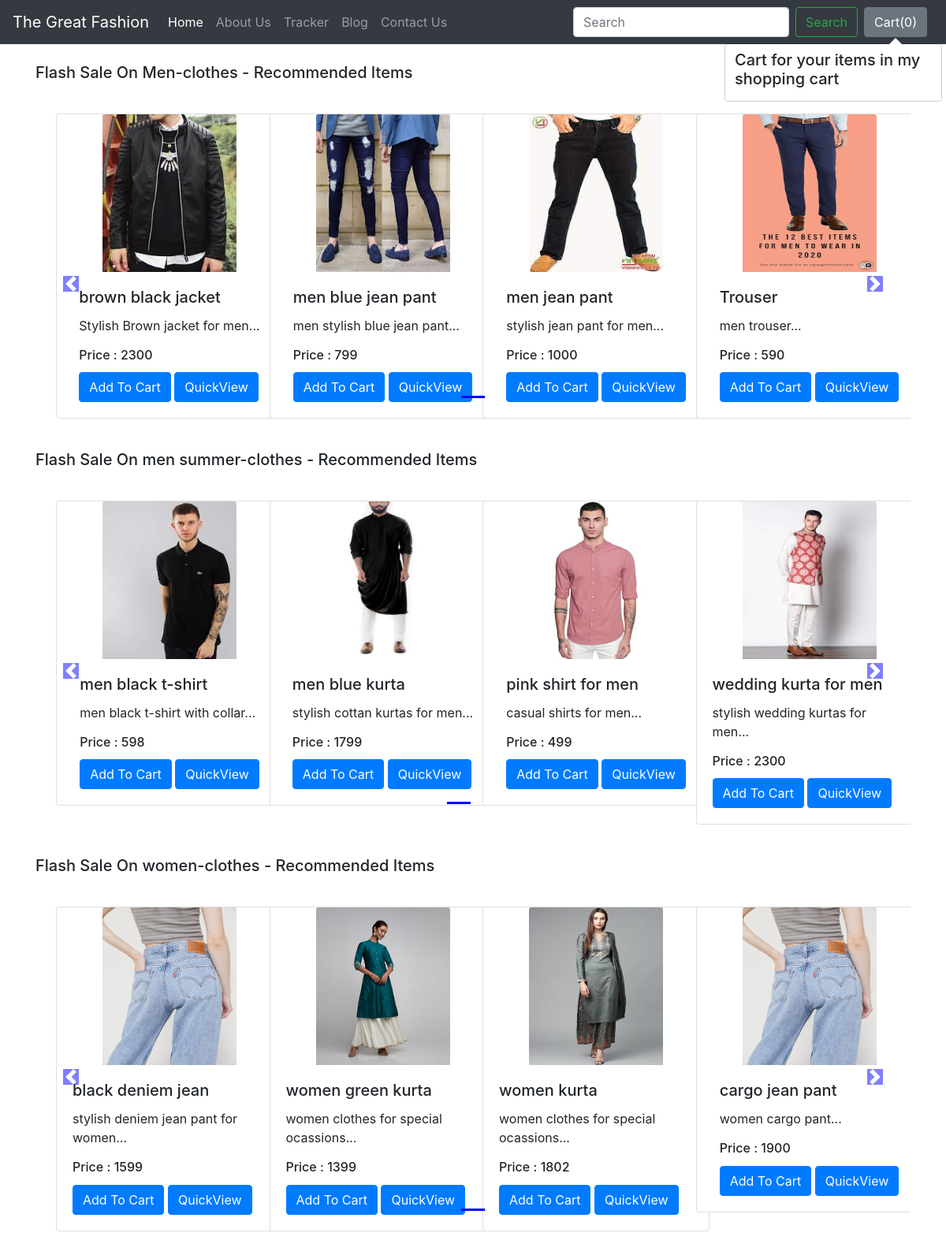
The app's page /shop/ with its own data.
### shop/models.py (models this page shows, shortened)
class Product(models.Model):
    product_id = models.AutoField
    product_name = models.CharField(max_length=50)
    category = models.CharField(max_length=50, default="")
    subcategory = models.CharField(max_length=50, default="")
    price = models.IntegerField(default=0)
    desc = models.CharField(max_length=300)
    pub_date = models.DateField()
    image = models.ImageField(upload_to='shop/images', default="")

### shop/views.py (the view)
# urls.py: path('', views.index,name='Home'),
def index(request):
    allProds = []
    catprods = Product.objects.values('category', 'id')
    cats = {item['category'] for item in catprods}
    for cat in cats:
        prod = Product.objects.filter(category=cat)
        n = len(prod)
        nSlides = n // 4 + ceil((n / 4) - (n // 4))
        allProds.append([prod, range(1, nSlides), nSlides])
    params = {'allProds':allProds}
    return render(request, 'shop/index.html', params)

### shop/templates/shop/index.html (shortened to what this page needs)
{% extends 'shop/basic.html' %}
{% block body %}
{% load static %}
<div class="container">
    {% for product, range, nSlides in allProds %}
    <h5 class="my-4">Flash Sale On {{product.0.category}} - Recommended Items</h5>
    <div class="row">
        <div id="demo{{forloop.counter}}" class="col carousel slide my-3" data-ride="carousel">
            <ul class="carousel-indicators">
                <li data-target="#demo{{forloop.counter}}" data-slide-to="0" class="active"></li>
                {% for i in range %}
                <li data-target="#demo{{forloop.parentloop.counter}}" data-slide-to="{{i}}"></li>
                {% endfor %}
            </ul>
            <div class="container carousel-inner no-padding">
                <div class="carousel-item active">
                    {% for i in product %}
                    <div class="col-xs-3 col-sm-3 col-md-3">
                        <div class="card align-items-center" style="width: 18rem;">
                            <img src='/media/{{i.image}}' class="card-img-top" alt="...">
                            <div class="card-body">
                                <h5 class="card-title" id="namepr{{i.id}}">{{i.product_name}}</h5>
                                <p class="card-text">{{i.desc|slice:"0:53"}}...</p>
                                 <h6 class="card-title" >Price : <span id="pricepr{{i.id}}">{{i.price}}</span></h6>
                                <span id="divpr{{i.id}}" class="divpr">
                                    <button id="pr{{i.id}}" class="btn btn-primary cart">Add To Cart</button>
                                </span>
                                <a href="/shop/products/{{i.id}}"><button id="qv{{i.id}}" class="btn btn-primary cart">QuickView</button></a>
                            </div>
                        </div>
                    </div>
                    {% if forloop.counter|divisibleby:4 and forloop.counter > 0 and not forloop.last %}
                </div>
                <div class="carousel-item">
                    {% endif %}
                    {% endfor %}
                </div>
            </div>
        </div>
        <a class="carousel-control-prev" href="#demo{{forloop.counter}}" data-slide="prev">
            <span class="carousel-control-prev-icon"></span>
        </a>
        <a class="carousel-control-next" href="#demo{{forloop.counter}}" data-slide="next">
            <span class="carousel-control-next-icon"></span>
        </a>
    </div>
    {% endfor %}
</div>
{% endblock %}

### shop/templates/shop/basic.html (shortened to what this page needs)
<!doctype html>
<html lang="en">
  <head>
    <link rel="stylesheet" href="https://stackpath.bootstrapcdn.com/bootstrap/4.2.1/css/bootstrap.min.css">
  </head>
  <body>
    <nav class="navbar navbar-expand-lg navbar-dark bg-dark">
  <a class="navbar-brand" href="/shop">The Great Fashion</a>
  <div class="collapse navbar-collapse" id="navbarSupportedContent">
    <ul class="navbar-nav mr-auto">
      <li class="nav-item active">
        <a class="nav-link" href="/shop">Home <span class="sr-only">(current)</span></a>
      </li>
      <li class="nav-item">
        <a class="nav-link" href="/shop/about">About Us</a>
      </li>
      <li class="nav-item">
        <a class="nav-link" href="/shop/tracker">Tracker</a>
      </li>
        <li class="nav-item">
           <a class="nav-link" href="/blog">Blog</a>
              </li>
      <li class="nav-item">
        <a class="nav-link" href="/shop/contact">Contact Us</a>
      </li>
    </ul>
    <form class="form-inline my-2 my-lg-0">
      <input class="form-control mr-sm-2" type="search" placeholder="Search" aria-label="Search">
      <button class="btn btn-outline-success my-2 my-sm-0" type="submit">Search</button>
    </form>
    <button type="button" class="btn btn-secondary mx-2" id="popcart" data-container="body" data-toggle="popover" data-placement="bottom" data-html="true" data-content="Vivamus
sagittis lacus vel augue laoreet rutrum faucibus.">
  Cart(<span id="cart">0</span>)
</button>
  </div>
</nav>
  {% block body %} {% endblock %}
  </body>
</html>

### records on screen
Product: category "Men-clothes", image (picture), product_name "brown black jacket", desc "Stylish Brown jacket for men", price "2300"
Product: image (picture), product_name "men blue jean pant", desc "men stylish blue jean pant", price "799"
Product: image (picture), product_name "men jean pant", desc "stylish jean pant for men", price "1000"
Product: image (picture), product_name "Trouser", desc "men trouser", price "590"
Product: category "men summer-clothes", image (picture), product_name "men black t-shirt", desc "men black t-shirt with collar", price "598"
Product: image (picture), product_name "men blue kurta", desc "stylish cottan kurtas for men", price "1799"
Product: image (picture), product_name "pink shirt for men", desc "casual shirts for men", price "499"
Product: image (picture), product_name "wedding kurta for men", desc "stylish wedding kurtas for men", price "2300"
Product: category "women-clothes", image (picture), product_name "black deniem jean", desc "stylish deniem jean pant for women", price "1599"
Product: image (picture), product_name "women green kurta", desc "women clothes for special ocassions", price "1399"
Product: image (picture), product_name "women kurta", desc "women clothes for special ocassions", price "1802"
Product: image (picture), product_name "cargo jean pant", desc "women cargo pant", price "1900"
